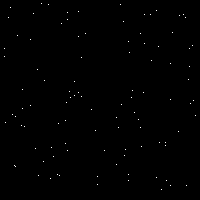
Frame 1 (no input)
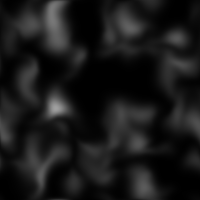
Frame 60 (the mouse pressed at the canvas centre just before this capture)
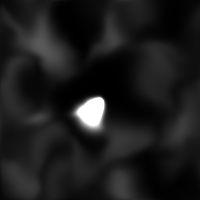
Frame 120 (the mouse held since frame 60 and released just before this capture)

The Processing sketch that drew these frames (run headless with seeded random() and noise(); from frame 60 on, the mouse is pressed at the canvas centre):

// Processing sketch: DiffusionAdvection
// ── DiffusionAdvection.pde
float[][]grid;
float[][]vx;
float[][]vy;
int gridW, gridH;
void setup() {
  size(200, 200);
  gridW=width;
  gridH=height;
  grid=new float[gridW][gridH];
  vx=new float[gridW][gridH];
  vy=new float[gridW][gridH];
  for (int x=0; x<gridW; x++) {
    for (int y=0; y<gridH; y++) {
      grid[x][y]=0;
      //float ang=map(cos(x*0.05)+sin(y*0.05), -2, 2, 0, TWO_PI);
      float ang=TWO_PI*noise(x*0.03, y*0.03);
      vx[x][y]=cos(ang);
      vy[x][y]=sin(ang);

      //float m=sqrt(vx[x][y]*vx[x][y]+vy[x][y]*vy[x][y]);
      //vx[x][y]/=m;
      //vy[x][y]/=m;
    }
  }
  for (int i=0; i<100; i++) {
    grid[int(random(gridW-2)+1)][int(random(gridH-2)+1)]=1000;
  }
}
void draw() {
  background(255);
  if (mousePressed)
    grid[int(mouseX/(width/gridW))][int(mouseY/(height/gridH))]=1000;
  for (int x=0; x<grid.length; x++) {
    for (int y=0; y<grid[x].length; y++) {
      noStroke();
      fill(grid[x][y]*10);
      float w=width/grid.length;
      float h=height/grid[x].length;
      rect(x*w, y*h, w, h);
    }
  }
  int spacing=5;
  for (int x=0; x<gridW; x+=spacing) {
    for (int y=0; y<gridH; y+=spacing) {
      stroke(255, 0, 0);
      pushMatrix();
      translate((0.5+x)*width/gridW, (0.5+y)*height/gridH);
      //line(0, 0, vx[x][y]*spacing, vy[x][y]*spacing);
      popMatrix();
    }
  }
  for (int i=0; i<4; i++)iterate();
}
float dt=0.1;
void iterate() {
  diffuse();
  advect();
  vel_step();
}
float getDensity(int x, int y) {
  //if(x<0||y<0||x>=gridW||y>=gridH)return 0;
  if (x<0)x+=gridW;
  if (y<0)y+=gridH;
  if (x>=gridW)x-=gridW;
  if (y>=gridH)y-=gridH;
  return grid[x][y];
}
void diffuse() {
  float[][]newgrid=new float[grid.length][grid[0].length];
  for (int x=0; x<grid.length; x++)for (int y=0; y<grid[x].length; y++)newgrid[x][y]=grid[x][y];
  for (int x=0; x<grid.length; x++) {
    for (int y=0; y<grid[x].length; y++) {
      newgrid[x][y]=(getDensity(x, y) + dt*(getDensity(x-1, y)+getDensity(x+1, y)+getDensity(x, y-1)+getDensity(x, y+1)))/(1+4*dt);
    }
  }
  for (int x=0; x<grid.length; x++)for (int y=0; y<grid[x].length; y++)grid[x][y]=newgrid[x][y];
}
void advect() {
  float[][]newgrid=new float[grid.length][grid[0].length];
  for (int x=0; x<grid.length; x++)for (int y=0; y<grid[x].length; y++)newgrid[x][y]=grid[x][y];
  float dt0=dt;
  for (int i=1; i<grid.length-1; i++) {
    for (int j=1; j<grid[i].length-1; j++) {
      float x=i-dt0*vx[i][j];
      float y=j-dt0*vy[i][j];
      int i0=(int)x;
      int j0=(int)y;
      int i1=i0+1;
      int j1=j0+1;
      float s1=x-i0;
      float s0=1-s1;
      float t1=y-j0;
      float t0=1-t1;
      newgrid[i][j]=s0*(t0*grid[i0][j0]+t1*grid[i0][j1])+
        s1*(t0*grid[i1][j0]+t1*grid[i1][j1]);
    }
  }
  for (int x=0; x<grid.length; x++)for (int y=0; y<grid[x].length; y++)grid[x][y]=newgrid[x][y];
}
void vel_step() {
}
